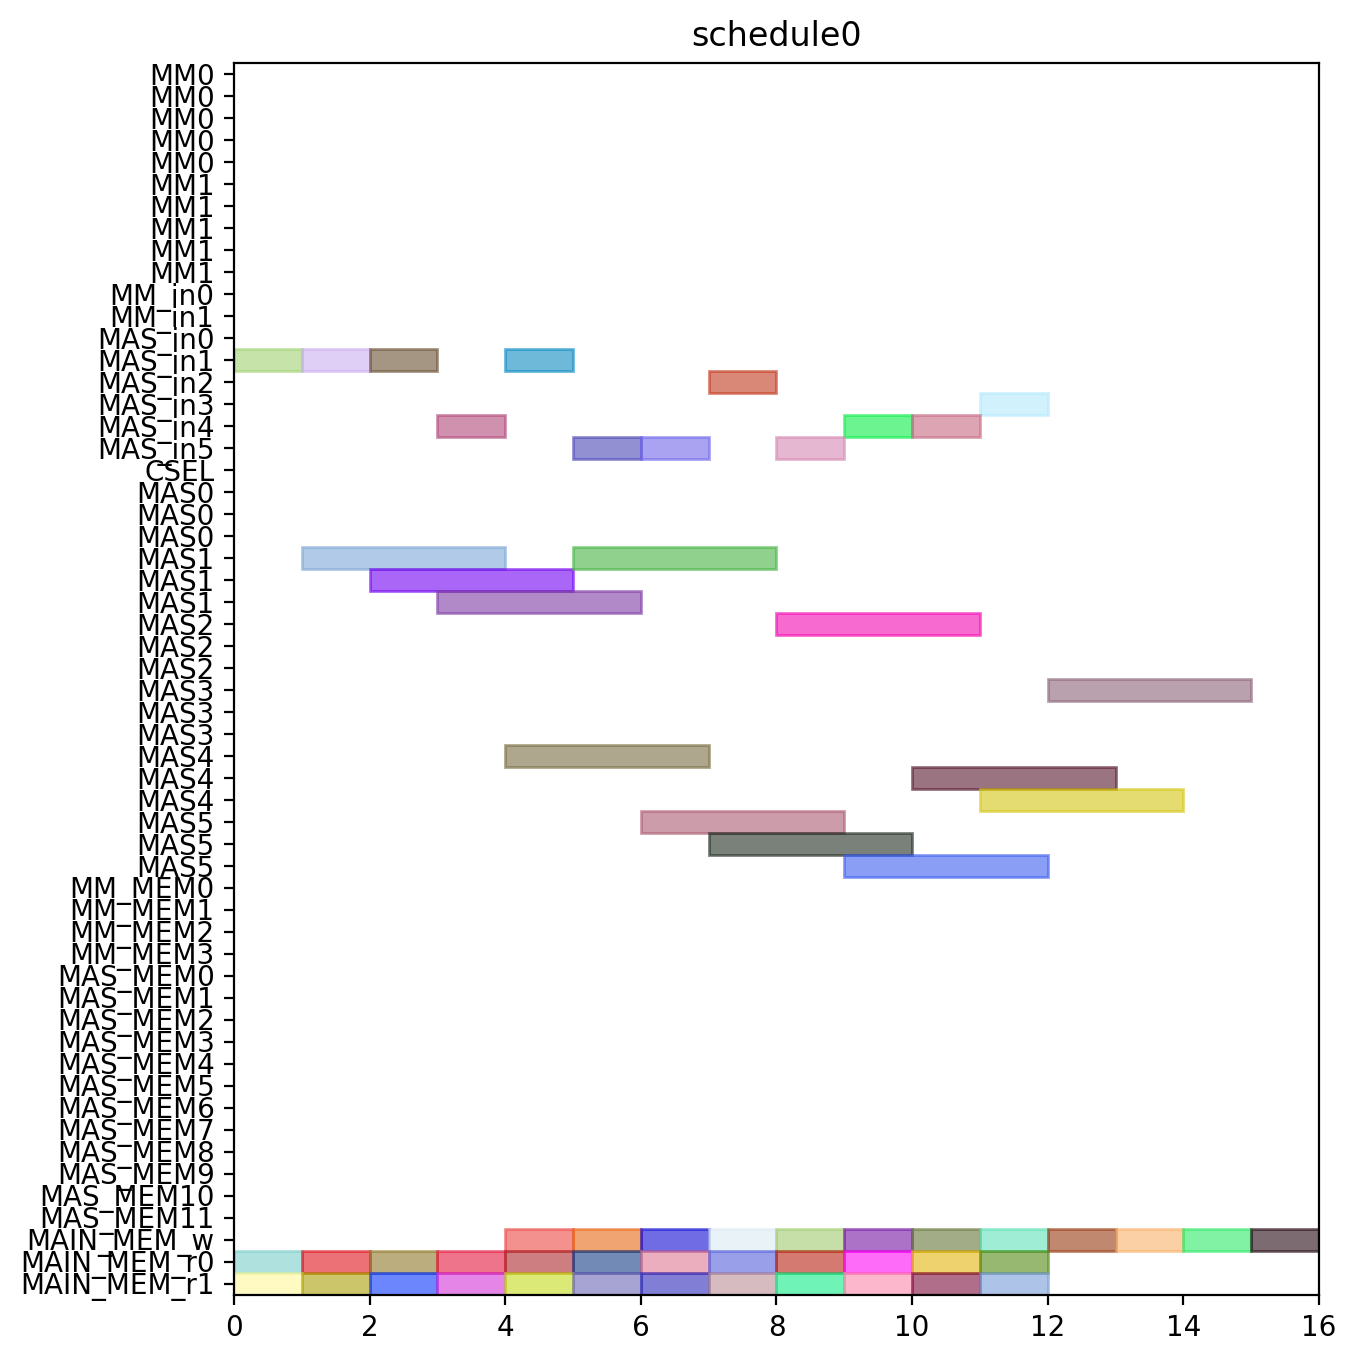

Python code for this plot:
from pyschedule import Scenario, solvers, plotters, alt


def solve():
	horizon = 120
	S = Scenario("schedule0", horizon=horizon)

	# resource
	MM = S.Resources('MM', num=2, size=5)
	MM_in = S.Resources('MM_in', num=2)
	MAS_in = S.Resources('MAS_in', num=6)
	CSEL = S.Resource('CSEL')
	MAS = S.Resources('MAS', num=6, size=3, periods=range(1, horizon))
	MM_MEM = S.Resources('MM_MEM', num=4)
	MAS_MEM = S.Resources('MAS_MEM', num=12)
	MAIN_MEM_w = S.Resource('MAIN_MEM_w', size=1)
	MAIN_MEM_r = S.Resources('MAIN_MEM_r', num=2)

	# result of previous scheduling

	# new tasks
	c000 = S.Task('c000', length=3, delay_cost=1)
	c000 += alt(MAS)
	c000_in = S.Task('c000_in', length=1, delay_cost=1)
	c000_in += alt(MAS_in)
	S += c000_in*MAS_in[0]<=c000*MAS[0]

	S += c000_in*MAS_in[1]<=c000*MAS[1]

	S += c000_in*MAS_in[2]<=c000*MAS[2]

	S += c000_in*MAS_in[3]<=c000*MAS[3]

	S += c000_in*MAS_in[4]<=c000*MAS[4]

	S += c000_in*MAS_in[5]<=c000*MAS[5]

	S += 0<c000

	c000_w = S.Task('c000_w', length=1, delay_cost=1)
	c000_w += alt(MAIN_MEM_w)
	S += c000 <= c000_w

	c000_mem0 = S.Task('c000_mem0', length=1, delay_cost=1)
	c000_mem0 += MAIN_MEM_r[0]
	S += c000_mem0 <= c000

	c000_mem1 = S.Task('c000_mem1', length=1, delay_cost=1)
	c000_mem1 += MAIN_MEM_r[1]
	S += c000_mem1 <= c000

	c001 = S.Task('c001', length=3, delay_cost=1)
	c001 += alt(MAS)
	c001_in = S.Task('c001_in', length=1, delay_cost=1)
	c001_in += alt(MAS_in)
	S += c001_in*MAS_in[0]<=c001*MAS[0]

	S += c001_in*MAS_in[1]<=c001*MAS[1]

	S += c001_in*MAS_in[2]<=c001*MAS[2]

	S += c001_in*MAS_in[3]<=c001*MAS[3]

	S += c001_in*MAS_in[4]<=c001*MAS[4]

	S += c001_in*MAS_in[5]<=c001*MAS[5]

	S += 0<c001

	c001_w = S.Task('c001_w', length=1, delay_cost=1)
	c001_w += alt(MAIN_MEM_w)
	S += c001 <= c001_w

	c001_mem0 = S.Task('c001_mem0', length=1, delay_cost=1)
	c001_mem0 += MAIN_MEM_r[0]
	S += c001_mem0 <= c001

	c001_mem1 = S.Task('c001_mem1', length=1, delay_cost=1)
	c001_mem1 += MAIN_MEM_r[1]
	S += c001_mem1 <= c001

	c010 = S.Task('c010', length=3, delay_cost=1)
	c010 += alt(MAS)
	c010_in = S.Task('c010_in', length=1, delay_cost=1)
	c010_in += alt(MAS_in)
	S += c010_in*MAS_in[0]<=c010*MAS[0]

	S += c010_in*MAS_in[1]<=c010*MAS[1]

	S += c010_in*MAS_in[2]<=c010*MAS[2]

	S += c010_in*MAS_in[3]<=c010*MAS[3]

	S += c010_in*MAS_in[4]<=c010*MAS[4]

	S += c010_in*MAS_in[5]<=c010*MAS[5]

	S += 0<c010

	c010_w = S.Task('c010_w', length=1, delay_cost=1)
	c010_w += alt(MAIN_MEM_w)
	S += c010 <= c010_w

	c010_mem0 = S.Task('c010_mem0', length=1, delay_cost=1)
	c010_mem0 += MAIN_MEM_r[0]
	S += c010_mem0 <= c010

	c010_mem1 = S.Task('c010_mem1', length=1, delay_cost=1)
	c010_mem1 += MAIN_MEM_r[1]
	S += c010_mem1 <= c010

	c011 = S.Task('c011', length=3, delay_cost=1)
	c011 += alt(MAS)
	c011_in = S.Task('c011_in', length=1, delay_cost=1)
	c011_in += alt(MAS_in)
	S += c011_in*MAS_in[0]<=c011*MAS[0]

	S += c011_in*MAS_in[1]<=c011*MAS[1]

	S += c011_in*MAS_in[2]<=c011*MAS[2]

	S += c011_in*MAS_in[3]<=c011*MAS[3]

	S += c011_in*MAS_in[4]<=c011*MAS[4]

	S += c011_in*MAS_in[5]<=c011*MAS[5]

	S += 0<c011

	c011_w = S.Task('c011_w', length=1, delay_cost=1)
	c011_w += alt(MAIN_MEM_w)
	S += c011 <= c011_w

	c011_mem0 = S.Task('c011_mem0', length=1, delay_cost=1)
	c011_mem0 += MAIN_MEM_r[0]
	S += c011_mem0 <= c011

	c011_mem1 = S.Task('c011_mem1', length=1, delay_cost=1)
	c011_mem1 += MAIN_MEM_r[1]
	S += c011_mem1 <= c011

	c100 = S.Task('c100', length=3, delay_cost=1)
	c100 += alt(MAS)
	c100_in = S.Task('c100_in', length=1, delay_cost=1)
	c100_in += alt(MAS_in)
	S += c100_in*MAS_in[0]<=c100*MAS[0]

	S += c100_in*MAS_in[1]<=c100*MAS[1]

	S += c100_in*MAS_in[2]<=c100*MAS[2]

	S += c100_in*MAS_in[3]<=c100*MAS[3]

	S += c100_in*MAS_in[4]<=c100*MAS[4]

	S += c100_in*MAS_in[5]<=c100*MAS[5]

	S += 0<c100

	c100_w = S.Task('c100_w', length=1, delay_cost=1)
	c100_w += alt(MAIN_MEM_w)
	S += c100 <= c100_w

	c100_mem0 = S.Task('c100_mem0', length=1, delay_cost=1)
	c100_mem0 += MAIN_MEM_r[0]
	S += c100_mem0 <= c100

	c100_mem1 = S.Task('c100_mem1', length=1, delay_cost=1)
	c100_mem1 += MAIN_MEM_r[1]
	S += c100_mem1 <= c100

	c101 = S.Task('c101', length=3, delay_cost=1)
	c101 += alt(MAS)
	c101_in = S.Task('c101_in', length=1, delay_cost=1)
	c101_in += alt(MAS_in)
	S += c101_in*MAS_in[0]<=c101*MAS[0]

	S += c101_in*MAS_in[1]<=c101*MAS[1]

	S += c101_in*MAS_in[2]<=c101*MAS[2]

	S += c101_in*MAS_in[3]<=c101*MAS[3]

	S += c101_in*MAS_in[4]<=c101*MAS[4]

	S += c101_in*MAS_in[5]<=c101*MAS[5]

	S += 0<c101

	c101_w = S.Task('c101_w', length=1, delay_cost=1)
	c101_w += alt(MAIN_MEM_w)
	S += c101 <= c101_w

	c101_mem0 = S.Task('c101_mem0', length=1, delay_cost=1)
	c101_mem0 += MAIN_MEM_r[0]
	S += c101_mem0 <= c101

	c101_mem1 = S.Task('c101_mem1', length=1, delay_cost=1)
	c101_mem1 += MAIN_MEM_r[1]
	S += c101_mem1 <= c101

	c110 = S.Task('c110', length=3, delay_cost=1)
	c110 += alt(MAS)
	c110_in = S.Task('c110_in', length=1, delay_cost=1)
	c110_in += alt(MAS_in)
	S += c110_in*MAS_in[0]<=c110*MAS[0]

	S += c110_in*MAS_in[1]<=c110*MAS[1]

	S += c110_in*MAS_in[2]<=c110*MAS[2]

	S += c110_in*MAS_in[3]<=c110*MAS[3]

	S += c110_in*MAS_in[4]<=c110*MAS[4]

	S += c110_in*MAS_in[5]<=c110*MAS[5]

	S += 0<c110

	c110_w = S.Task('c110_w', length=1, delay_cost=1)
	c110_w += alt(MAIN_MEM_w)
	S += c110 <= c110_w

	c110_mem0 = S.Task('c110_mem0', length=1, delay_cost=1)
	c110_mem0 += MAIN_MEM_r[0]
	S += c110_mem0 <= c110

	c110_mem1 = S.Task('c110_mem1', length=1, delay_cost=1)
	c110_mem1 += MAIN_MEM_r[1]
	S += c110_mem1 <= c110

	c111 = S.Task('c111', length=3, delay_cost=1)
	c111 += alt(MAS)
	c111_in = S.Task('c111_in', length=1, delay_cost=1)
	c111_in += alt(MAS_in)
	S += c111_in*MAS_in[0]<=c111*MAS[0]

	S += c111_in*MAS_in[1]<=c111*MAS[1]

	S += c111_in*MAS_in[2]<=c111*MAS[2]

	S += c111_in*MAS_in[3]<=c111*MAS[3]

	S += c111_in*MAS_in[4]<=c111*MAS[4]

	S += c111_in*MAS_in[5]<=c111*MAS[5]

	S += 0<c111

	c111_w = S.Task('c111_w', length=1, delay_cost=1)
	c111_w += alt(MAIN_MEM_w)
	S += c111 <= c111_w

	c111_mem0 = S.Task('c111_mem0', length=1, delay_cost=1)
	c111_mem0 += MAIN_MEM_r[0]
	S += c111_mem0 <= c111

	c111_mem1 = S.Task('c111_mem1', length=1, delay_cost=1)
	c111_mem1 += MAIN_MEM_r[1]
	S += c111_mem1 <= c111

	c200 = S.Task('c200', length=3, delay_cost=1)
	c200 += alt(MAS)
	c200_in = S.Task('c200_in', length=1, delay_cost=1)
	c200_in += alt(MAS_in)
	S += c200_in*MAS_in[0]<=c200*MAS[0]

	S += c200_in*MAS_in[1]<=c200*MAS[1]

	S += c200_in*MAS_in[2]<=c200*MAS[2]

	S += c200_in*MAS_in[3]<=c200*MAS[3]

	S += c200_in*MAS_in[4]<=c200*MAS[4]

	S += c200_in*MAS_in[5]<=c200*MAS[5]

	S += 0<c200

	c200_w = S.Task('c200_w', length=1, delay_cost=1)
	c200_w += alt(MAIN_MEM_w)
	S += c200 <= c200_w

	c200_mem0 = S.Task('c200_mem0', length=1, delay_cost=1)
	c200_mem0 += MAIN_MEM_r[0]
	S += c200_mem0 <= c200

	c200_mem1 = S.Task('c200_mem1', length=1, delay_cost=1)
	c200_mem1 += MAIN_MEM_r[1]
	S += c200_mem1 <= c200

	c201 = S.Task('c201', length=3, delay_cost=1)
	c201 += alt(MAS)
	c201_in = S.Task('c201_in', length=1, delay_cost=1)
	c201_in += alt(MAS_in)
	S += c201_in*MAS_in[0]<=c201*MAS[0]

	S += c201_in*MAS_in[1]<=c201*MAS[1]

	S += c201_in*MAS_in[2]<=c201*MAS[2]

	S += c201_in*MAS_in[3]<=c201*MAS[3]

	S += c201_in*MAS_in[4]<=c201*MAS[4]

	S += c201_in*MAS_in[5]<=c201*MAS[5]

	S += 0<c201

	c201_w = S.Task('c201_w', length=1, delay_cost=1)
	c201_w += alt(MAIN_MEM_w)
	S += c201 <= c201_w

	c201_mem0 = S.Task('c201_mem0', length=1, delay_cost=1)
	c201_mem0 += MAIN_MEM_r[0]
	S += c201_mem0 <= c201

	c201_mem1 = S.Task('c201_mem1', length=1, delay_cost=1)
	c201_mem1 += MAIN_MEM_r[1]
	S += c201_mem1 <= c201

	c210 = S.Task('c210', length=3, delay_cost=1)
	c210 += alt(MAS)
	c210_in = S.Task('c210_in', length=1, delay_cost=1)
	c210_in += alt(MAS_in)
	S += c210_in*MAS_in[0]<=c210*MAS[0]

	S += c210_in*MAS_in[1]<=c210*MAS[1]

	S += c210_in*MAS_in[2]<=c210*MAS[2]

	S += c210_in*MAS_in[3]<=c210*MAS[3]

	S += c210_in*MAS_in[4]<=c210*MAS[4]

	S += c210_in*MAS_in[5]<=c210*MAS[5]

	S += 0<c210

	c210_w = S.Task('c210_w', length=1, delay_cost=1)
	c210_w += alt(MAIN_MEM_w)
	S += c210 <= c210_w

	c210_mem0 = S.Task('c210_mem0', length=1, delay_cost=1)
	c210_mem0 += MAIN_MEM_r[0]
	S += c210_mem0 <= c210

	c210_mem1 = S.Task('c210_mem1', length=1, delay_cost=1)
	c210_mem1 += MAIN_MEM_r[1]
	S += c210_mem1 <= c210

	c211 = S.Task('c211', length=3, delay_cost=1)
	c211 += alt(MAS)
	c211_in = S.Task('c211_in', length=1, delay_cost=1)
	c211_in += alt(MAS_in)
	S += c211_in*MAS_in[0]<=c211*MAS[0]

	S += c211_in*MAS_in[1]<=c211*MAS[1]

	S += c211_in*MAS_in[2]<=c211*MAS[2]

	S += c211_in*MAS_in[3]<=c211*MAS[3]

	S += c211_in*MAS_in[4]<=c211*MAS[4]

	S += c211_in*MAS_in[5]<=c211*MAS[5]

	S += 0<c211

	c211_w = S.Task('c211_w', length=1, delay_cost=1)
	c211_w += alt(MAIN_MEM_w)
	S += c211 <= c211_w

	c211_mem0 = S.Task('c211_mem0', length=1, delay_cost=1)
	c211_mem0 += MAIN_MEM_r[0]
	S += c211_mem0 <= c211

	c211_mem1 = S.Task('c211_mem1', length=1, delay_cost=1)
	c211_mem1 += MAIN_MEM_r[1]
	S += c211_mem1 <= c211

	solvers.mip.solve(S,msg=1,kind='CPLEX',ratio_gap=1.01)

	solution = [['hoge']*len(S.solution()[1]) for i in range(len(S.solution()))]
	for i in range(len(S.solution())):
		for j in range(len(S.solution()[i])):
			solution[i][j]=str(S.solution()[i][j])
	print(solution)

	cycles = int(solution[-1][3])

	pic_file_name = "/mnt/rose/usr1/fukuda/ABE/multiRAM_multiMAS_16mux/scheduling_result/stage5MM2_stage3MAS6/CONJ/schedule0.png"
	if(S.solution() != []):
		plotters.matplotlib.plot(S,img_filename=pic_file_name, show_task_labels=False, fig_size=(cycles*0.25+3, 8))

	return solution
